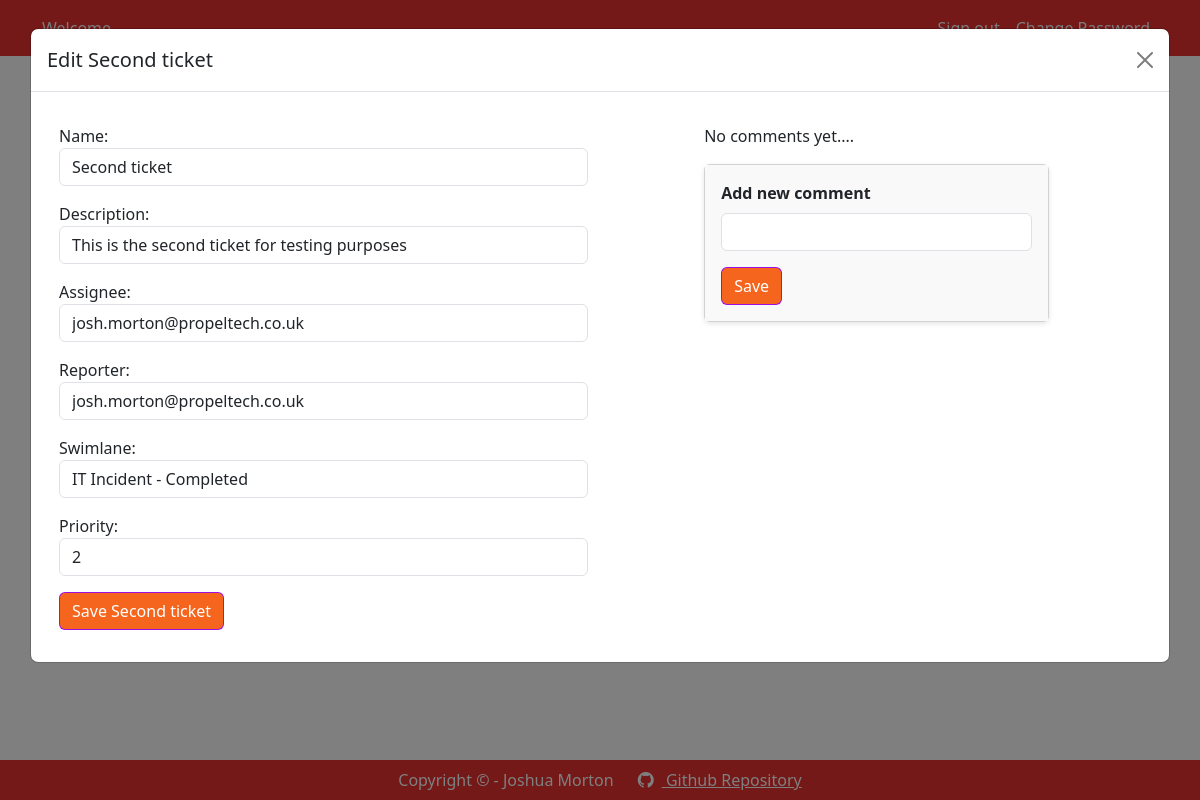
The page /project/1/2/view on the database its author committed.
### simple_kanban/models.py (models this page shows, shortened)
class AuditableEntity(models.Model):
  created_by = models.ForeignKey(User, on_delete=models.SET_NULL, null=True, related_name="%(class)screated_by")
  created_at = models.DateTimeField(auto_now_add=True, blank=True)
  updated_by = models.ForeignKey(User, on_delete=models.SET_NULL, null=True, related_name="%(class)supdated_by")
  updated_at = models.DateTimeField(auto_now=True)
  deleted = models.BooleanField(default=False)
  deleted_by = models.ForeignKey(User, on_delete=models.SET_NULL, null=True, blank=True, related_name="%(class)sdeleted_by")
  deleted_at = models.DateTimeField(null=True, blank=True)
  objects = ActiveManager()
  class Meta:
    abstract = True

class Ticket(AuditableEntity):
  name = models.CharField(max_length=100)
  description = models.CharField(max_length=1000)
  reporter = models.ForeignKey(User, on_delete=models.SET_NULL, null=True, related_name="ticket_reporter")
  assignee = models.ForeignKey(User, on_delete=models.SET_NULL, blank=True, null=True, related_name="ticket_assignee")
  ticket_swimlane = models.ForeignKey(Swimlane, on_delete=models.CASCADE)
  ticket_priority = models.IntegerField(default=1)
  objects = TicketActiveManager()
  @property
  def comments(self):
    return self.ticketcomment_set.all()

class Project(AuditableEntity):
  name = models.CharField(max_length=40)
  description = models.CharField(max_length=1000)

class Swimlane(AuditableEntity):
  name = models.CharField(max_length=40)
  sort_order = models.IntegerField(default = 1)
  swimlane_project = models.ForeignKey(Project, on_delete=models.CASCADE)
  objects = SwimlaneActiveManager()
  def __str__(self):
    return f"{self.swimlane_project.name} - {self.name}"
  @property
  def tickets(self):
    return self.ticket_set.all()

### simple_kanban/views/project.py (the view)
# urls.py: path("project/<int:project_id>/<int:ticket_id>/view", project.edit_ticket_form, name="ticket_view"),
def edit_ticket_form(request, project_id, ticket_id):
  [project_result, project] = ProjectService.GetProjectIfExists(request, project_id)
  [ticket_result, ticket] = TicketService.GetTicketIfExists(request, ticket_id)
  if not ticket_result or not project_result:
    return redirect_with_toast(request, "index", "Not Found", "The selected Project and/or Ticket could not be found.")
  project_context = ProjectService.GetProjectContext(request, project)
  edit_ticket_context = TicketService.GetEditTicketContext(request, ticket)
  comment_context = TicketCommentService.GetTicketCreateContext()
  return render(request, "kanban/project_overview.html", merge_contexts(project_context, edit_ticket_context, comment_context))

### simple_kanban/forms/kanban/ticketcomment_form.py (shortened to what this page needs)
class TicketCommentForm(forms.ModelForm):
  class Meta:
    model = TicketComment
    fields = ["text"]
  def __init__(self, *args, **kwargs):
    super().__init__(*args, **kwargs)
    self.fields['text'] = forms.CharField(
      required=True,
      label="",
      help_text="",
      widget=forms.TextInput(attrs={'class': FORM_FIELD_CSS_CLASSES,  "min": 0, "max": 255})
    )

### simple_kanban/models.py (called while the page is built)
  def get_queryset(self):
    return super().get_queryset().filter(deleted=False)

  def get_queryset(self):
    return super().get_queryset().filter(deleted=False).order_by('sort_order')

  def get_queryset(self):
    return super().get_queryset().filter(deleted=False).order_by('ticket_priority')

### simple_kanban/services/project_service.py (called while the page is built)
  def GetProjectContext(request, project: Project):
    project_data = Project.objects.prefetch_related(
        Prefetch('swimlane_set', queryset=Swimlane.objects.prefetch_related(
            Prefetch('ticket_set', queryset=Ticket.objects.prefetch_related(
                'assignee', 'reporter',
                Prefetch('ticketcomment_set', queryset=TicketComment.objects.select_related('user')
            ))
        ))
    )).filter(id=project.id).first()
    return CreateUserContext(request, {
        'project': project_data,
        'swimlanes': project_data.swimlane_set.all(),
    })

  def GetProjectIfExists(request, project_id) -> Union[bool, Project | None]:
    return get_object_if_exists(request, Project, project_id)

### simple_kanban/services/ticket_service.py (called while the page is built)
  def GetEditTicketContext(request, ticket):
    ticket_form = TicketForm(request, ticket.ticket_swimlane.swimlane_project.id, instance=ticket)
    return {
      "ticket_form": ticket_form,
      "ticket": ticket,
      "edit_ticket": True
    }

  def GetTicketIfExists(request, ticket_id) -> Union[bool, Ticket | None]:
    return get_object_if_exists(request, Ticket, ticket_id)

### simple_kanban/services/ticketcomment_service.py (called while the page is built)
  def GetTicketCreateContext():
    comment_form = TicketCommentForm()
    return { "comment_form": comment_form }

### simple_kanban/utils/auth.py (called while the page is built)
def is_admin(user) -> bool:
  return user.groups.filter(name="Admin").exists()

def CreateUserContext(request, context):
  context["is_admin"] = is_admin(request.user)
  return context

### simple_kanban/utils/generic.py (called while the page is built)
def get_object_if_exists(request, model_class, object_id) -> Union[bool, object | None]:
  try:
      obj = model_class.objects.get(pk=object_id)
      return [True, obj]
  except model_class.DoesNotExist:
    ErorrLogService.write_log_to_db(
      request=request,
      level=2,
      message=f"{str(model_class.__name__)} with ID: {object_id} not found."
    )
    return [False, None]

### simple_kanban/templates/kanban/project_overview.html (shortened to what this page needs)
{% extends "base.html" %}
{% load static %}
{% block content %}
  <div class="container">
    <a href="{% url "ticket_new" project.id %}" class="-mt-5 btn btn-primary">Create new ticket </a>
  </div>
  <div class="mx-3 my-4">
    <div class="row justify-content-center">
      {% for swimlane in swimlanes %}
        <div class="col-12 col-md-4 col-lg-3 mb-4">
          <div class="card">
            <div class="card-header bg-primary text-white">
              <h4 class="m-0">{{ swimlane.name }}</h4>
            </div>
            <div class="card-body">
              {% if swimlane.tickets.count == 0 %}
                <h5>Swimlane has no tickets</h5>
              {% else %}
                {% for ticket in swimlane.tickets %}
                <a class="text-decoration-none" href="{% url "ticket_edit" project.id ticket.id %}">
                  <div class="card ticket-card mb-3">
                    <div class="card-header">
                      <h5>{{ ticket.name }} - {% if ticket.assignee %}{{ticket.assignee}}{%else %}Unassigned{% endif %}</h5>
                      <p>{{ ticket.description }}</p>
                      {% if ticket.comments.count %}<p>Comments: {{ticket.comments.count}}</p>{% endif %}
                      <p>Last updated: {{ ticket.updated_at|date:"Y-m-d H:m:s" }}</p>
                    </div>
                  </div>
                </a>
                {% endfor %}
              {% endif %}
            </div>
          </div>
        </div>
      {% endfor %}
    </div>
  </div>
  {% if ticket_form %}
    {% include "kanban/ticket_form.html" %}
  {% endif %}
{% endblock %}

### simple_kanban/templates/kanban/ticket_form.html (shortened to what this page needs)
{% extends "generic_components/base_content_modal.html" %}
{% load static %}
{% block modal_id %}ticket_modal{% endblock %}
{% block modal_title %}
  {% if ticket %} Edit {{ticket.name}} {% else %} Create new ticket? {% endif %}
{% endblock %}
{% block modal_classes %}
{% if ticket %}modal-xl{% endif %}
{% endblock %}
{% block modal_content %}
  <div class="container">
    <div class="row justify-content-between">
      <div class="{% if ticket %}col-6{% else %}col-12{% endif %}">
        <form method="POST"
            action="{% if ticket %}{% url 'ticket_edit' project.id ticket.id%}{% else %}{%url 'ticket_create' project.id %}{% endif %}">
          {{ ticket_form.as_p }}
          <button type="submit" class="btn btn-primary">{% if ticket %} Save {{ticket.name}} {% else %}Create Ticket {% endif %}</button>
        </form>
      </div>
      {% if ticket %}
        <div class="col-4 mx-auto justify-content-center">
          {% if ticket.comments.count > 0 %}
            {% for comment in ticket.comments %}
            <div class="card mb-1">
              <div class="card-body">
                <strong class="d-flex justify-content-between">
                  {{comment.user.username}}
                    {% if is_admin %}
                      <btn
                        data-project-id="{{ project.id }}"
                        data-ticket-id="{{ ticket.id }}"
                        data-comment-id="{{ comment.id }}"
                        data-bs-toggle="modal"
                        data-bs-target="#delete_comment_modal"
                        class="btn btn-danger btn-sm remove-comment-btn bi-x"
                      ></btn>
                    {% endif %}
                </strong>
                <i>{{comment.updated_at|date:"D M d - g:i a"}}</i>
                <p class="mt-2">{{comment.text}}</p>
              </div>
            </div>
            {% endfor %}
          {% else %}
            <p>No comments yet....</p>
          {% endif %}
          <div class="card mb-1">
            <div class="card-body">
              <strong>
                Add new comment
              </strong>
              <form method="POST" class="mt-2" action="{% url "comment_create" project.id ticket.id %}">
                {{ comment_form.as_p }}
                <button type="submit" class="btn btn-primary">Save </button>
              </form>
            </div>
          </div>
        </div>
      {% endif %}
    </div>
  </div>
{% endblock modal_content %}

### simple_kanban/static/css/styles.css (style rules this page uses)
:root { --primary-color: #e83030; --secondary-color: #f5651d; }
body { background-color: #f0f2f5; font-family: Arial, sans-serif; }
.btn-primary { background-color: #007bff; border: none; }
.container { min-height: 100%; }
body { padding-bottom: 75px; }
.btn-primary { background-color: var(--secondary-color) !important; border-color: #9000ffdc !important; }
.card-header.bg-primary { background-color: var(--primary-color) !important; }
.card-body { background-color: #f9f9f9; }
.card-header h5 { font-size: 1.1rem; color: #333; }
.card { border-radius: 8px; box-shadow: 0 2px 5px rgba(0, 0, 0, 0.1); background-color: #f9f9f9; }
.ticket-card { background-color: #FFFFFF !important; }
.-mt-5 { margin-top: -3.5rem; }

### rows shown on the page
Ticket: name "Second ticket", description "This is the second ticket for testing purposes", assignee "josh.morton@propeltech.co.uk", reporter "josh.morton@propeltech.co.uk", ticket_swimlane "IT Incident - Completed", ticket_priority "2"
